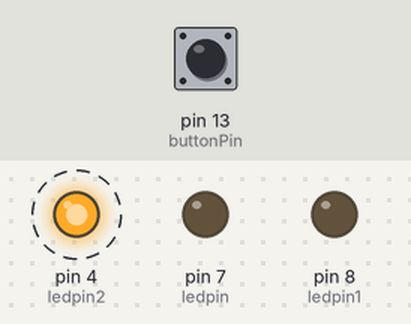
The sketch below on a simulated Arduino Uno, built with avr-gcc and run on an emulated ATmega328P. On the bench: output pins drawn as LEDs (lit = HIGH). Dashed ring = blinking. Inputs (shaded band) come from the test bench; at power-on: pin 13 (buttonPin) LOW.

Above: at 4.8 s.
4.9 s: pin 13 (buttonPin) pulled HIGH for 2.35 s
At 7.2 s:
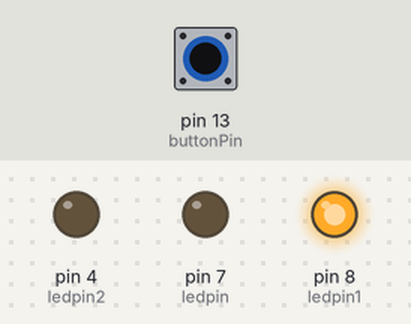
At 9.5 s:
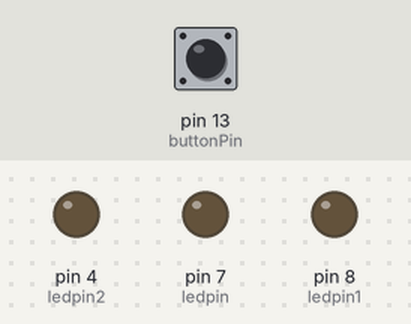
Timing chart, 0 to 14.7 s (numbered marks = the images above; inputs shaded):
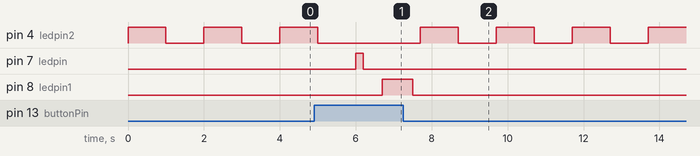

Measured:
- after the input at 4.9 s, pin 7 (ledpin): LOW → HIGH after 1.1 s, → LOW 0.20 s later; pin 8 (ledpin1): LOW → HIGH after 1.8 s, → LOW 0.80 s later
- by itself, pin 4 (ledpin2): repeats every 2.0 s: HIGH 1.0 s, LOW 1.0 s

The sketch:

2_threeledblink.ino
```cpp
int ledpin=7;
int ledpin1=8;
int ledpin2=4;
int buttonstate=1;
int buttonPin=13;
void setup() {
  pinMode(ledpin,OUTPUT);
  pinMode(ledpin1,OUTPUT);
  pinMode(ledpin2,OUTPUT);
  pinMode(buttonPin,INPUT);
}

void loop() {
  buttonstate = digitalRead(buttonPin);
  if(buttonstate==HIGH){
  digitalWrite(ledpin,HIGH);
  delay(200);
  digitalWrite(ledpin,LOW);
  delay(500);
  digitalWrite(ledpin1,HIGH);
  delay(800);
  digitalWrite(ledpin1,LOW);
  delay(200);
 }
else{
   digitalWrite(ledpin2,HIGH);
   delay(1000);
   digitalWrite(ledpin2,LOW);
   delay(1000);
  }
}
```
